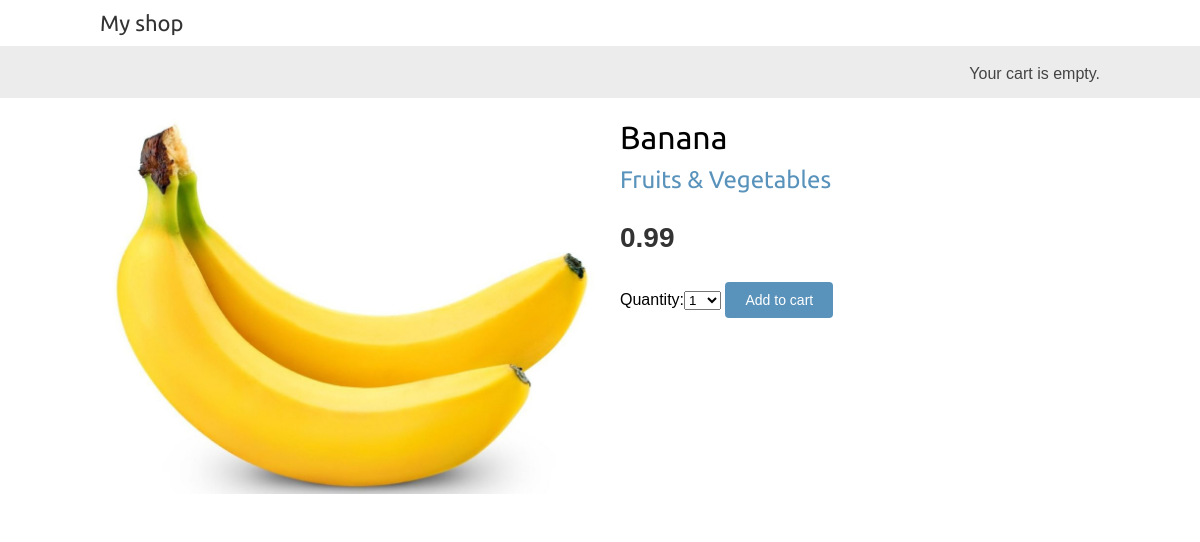
Screenshot of /shop/2/banana/ with the database file from the repository.
### shop/models.py (models this page shows, shortened)
class Product(models.Model):
    category = models.ForeignKey(Category, related_name='products', on_delete=models.CASCADE)
    subcategory = models.ForeignKey(SubCategory, on_delete=models.CASCADE)
    name = models.CharField(max_length=200, db_index=True)
    slug = models.SlugField(max_length=200, db_index=True)
    image = models.ImageField(upload_to='products/%Y/%m/%d', blank=True)
    description = models.TextField(blank=True)
    price = models.DecimalField(max_digits=10, decimal_places=2)
    stock = models.PositiveIntegerField()
    available = models.BooleanField(default=True)
    created = models.DateTimeField(auto_now_add=True)
    updated = models.DateTimeField(auto_now=True)
    class Meta:
        ordering = ('-created',)
        index_together = (('id', 'slug'),)

class Category(models.Model):
    name = models.CharField(max_length=200, db_index=True)
    slug = models.SlugField(max_length=200, db_index=True, unique=True)
    class Meta:
        ordering = ('name',)
        verbose_name = 'category'
        verbose_name_plural = 'categories'
    def __str__(self):
        return self.name
    def get_absolute_url(self):
        return reverse('shop:product_list_by_category', args=[self.slug])

### shop/views.py (the view)
# urls.py: url(r'^(?P<id>\d+)/(?P<slug>[-\w]+)/$', views.product_detail, name='product_detail'),
def product_detail(request, id, slug):
    product = get_object_or_404(Product, id=id, slug=slug, available=True)
    cart_product_form = CartAddProductForm()
    return render(request,
                  'shop/product/detail.html',
                  {'product': product,
                   'cart_product_form': cart_product_form})

### cart/forms.py
class CartAddProductForm(forms.Form):
    quantity = forms.TypedChoiceField(choices=PRODUCT_QUANTITY_CHOICES,
                                      coerce=int)
    update = forms.BooleanField(required=False,
                                initial=False,
                                widget=forms.HiddenInput)

### cart/cart.py (called while the page is built)
    def __len__(self):
        return sum(item['quantity'] for item in self.cart.values())

### cart/context_processors.py (called while the page is built)
def cart(request):
    return {'cart': Cart(request) }

### postcode/context_processors.py (called while the page is built)
def postcodeform(request):
    postcode = PostCodeForm(request.POST or None)
    post_code = None
    post_code = request.POST.get("postcode")
    print("Yo Yo", post_code)
    return {"post_code":post_code}

### templates/shop/product/detail.html (shortened to what this page needs)
{% extends "shop/base.html" %}
{% load static %}
{% block content %}
    <div class="product-detail">
        <img src="{% if product.image %}{{ product.image.url }}{% else %}{% static 'img/no_image.png' %}{% endif %}">
        <h1>{{ product.name }}</h1>
        <h2><a href="{{ product.category.get_absolute_url }}">{{ product.category }}</a></h2>
        <p class="price">{{ product.price }}</p>
        <form action="{% url 'cart:cart_add' product.id %}" method="post">
            {{ cart_product_form }}
            <input type="submit" value="Add to cart">
        </form>
    </div>
{% endblock %}

### shop/static/css/base.css (style rules this page uses)
body { margin:0; padding:0; font-family:helvetica, sans-serif; }
h1, h2, h3, h4, h5 , h6 { font-family: 'Ubuntu', sans-serif; font-weight:normal; }
a { text-decoration:none; color:#5993bb; }
a.button, input[type="submit"] { color:#fff; background:#5993bb; border-radius:4px; padding:10px 20px; font-size:14px; border:0; }
.product-detail { text-align:justify; }
.product-detail .price { color:#333; font-size:28px; font-weight:bold; }
.product-detail img { width:50%; float:left; padding:0 20px 20px 0; }
.product-detail h1 { margin-bottom:0; }
.product-detail h2 { margin-top:10px; }

### rows the page displays
Product: image (picture), name "Banana", category "Fruits & Vegetables", price "0.99"
